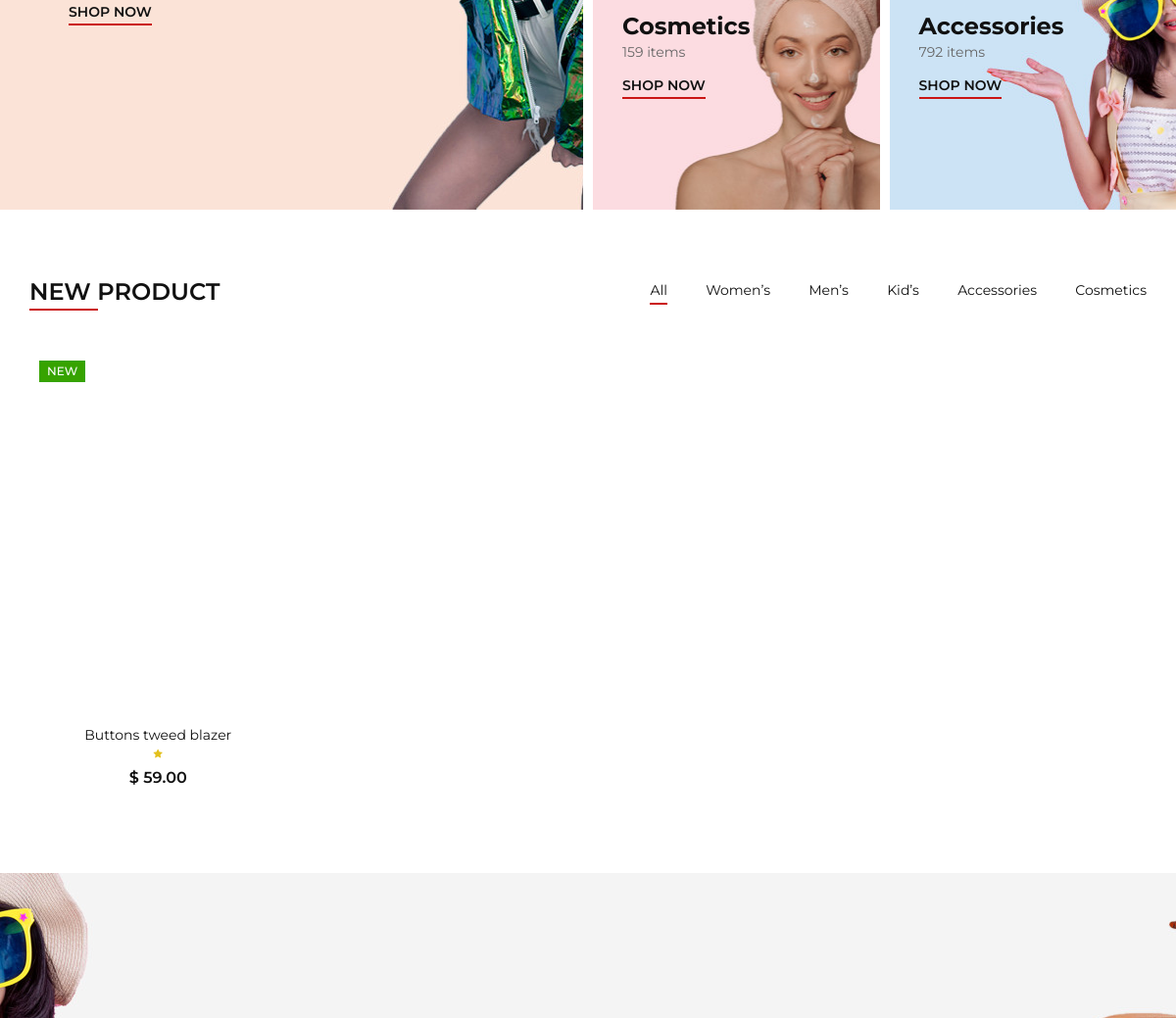
The app's page / (middle part), older data.
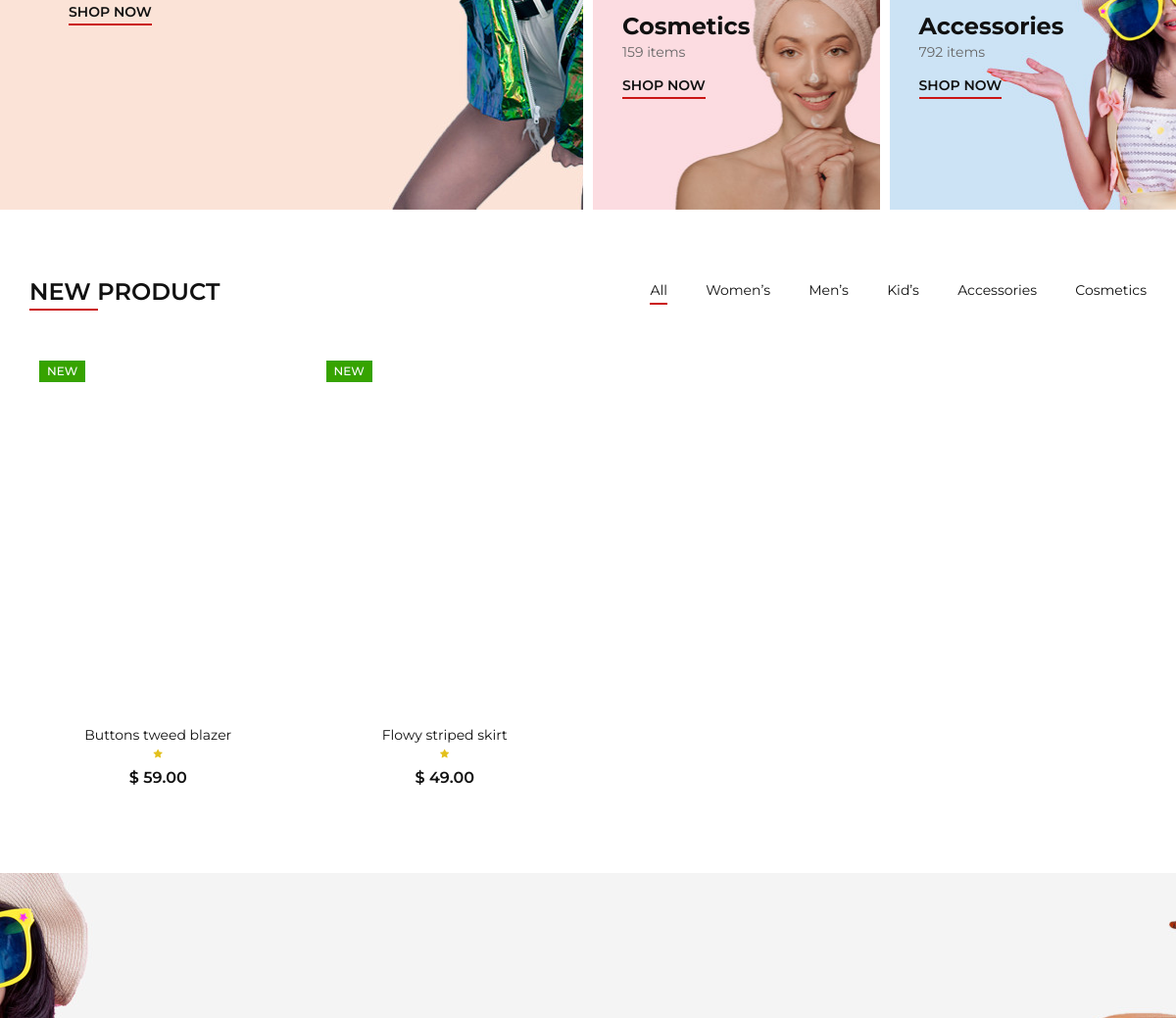
The same page, newer data.
### pages/models.py (models this page shows, shortened)
class Product(models.Model):
    CATEGORY_CHOICES = [
        ('Men','Men'),
        ('Women','Women'),
        ('Kids','Kids'),
        ('Accesories','Accesories'),
        ('Cosmetic','Cosmetic')
    ]
    product_name = models.CharField(max_length=200)
    category = models.CharField(max_length=50, choices=CATEGORY_CHOICES, default='Accesories')
    product_details = models.TextField(max_length=500)
    price = models.DecimalField(max_digits=10 ,decimal_places=2)
    discount = models.DecimalField(max_digits=2, decimal_places=1)
    rating = models.IntegerField()
    image = models.ImageField(upload_to = 'product_images')

### pages/views.py (the view)
# urls.py: 2. Add a URL to urlpatterns:  path('', views.home, name='home')
def home(request):
    context = {
        'title':'Home',
        'products': Product.objects.all()
    }
    return render(request, 'pages/index.html', context)

### pages/templates/pages/index.html (shortened to what this page needs)
{% extends 'base.html'%}
{% load static %}
{% block content %}
<section class="categories">
    <div class="container-fluid">
        <div class="row">
            <div class="col-lg-6 p-0">
                <div class="categories__item categories__large__item set-bg"
                    data-setbg="{% static 'img/categories/category-1.jpg' %}">
                    <div class="categories__text">
                        <a href="#">Shop now</a>
                    </div>
                </div>
            </div>
            <div class="col-lg-6">
                <div class="row">
                    <div class="col-lg-6 col-md-6 col-sm-6 p-0">
                        <div class="categories__item set-bg" data-setbg="{% static 'img/categories/category-4.jpg' %}">
                            <div class="categories__text">
                                <h4>Cosmetics</h4>
                                <p>159 items</p>
                                <a href="#">Shop now</a>
                            </div>
                        </div>
                    </div>
                    <div class="col-lg-6 col-md-6 col-sm-6 p-0">
                        <div class="categories__item set-bg" data-setbg="{% static 'img/categories/category-5.jpg' %}">
                            <div class="categories__text">
                                <h4>Accessories</h4>
                                <p>792 items</p>
                                <a href="#">Shop now</a>
                            </div>
                        </div>
                    </div>
                </div>
            </div>
        </div>
    </div>
</section>
<section class="product spad">
    <div class="container">
        <div class="row">
            <div class="col-lg-4 col-md-4">
                <div class="section-title">
                    <h4>New product</h4>
                </div>
            </div>
            <div class="col-lg-8 col-md-8">
                <ul class="filter__controls">
                    <li class="active" data-filter="*">All</li>
                    <li data-filter=".Women">Women’s</li>
                    <li data-filter=".Men">Men’s</li>
                    <li data-filter=".Kids">Kid’s</li>
                    <li data-filter=".Accessories">Accessories</li>
                    <li data-filter=".Cosmetic">Cosmetics</li>
                </ul>
            </div>
        </div>
        <div class="row property__gallery">
            {% for product in products %}
            <div class="col-lg-3 col-md-4 col-sm-6 mix {{ product.category }}">
                <div class="product__item">
                    <div class="product__item__pic set-bg" data-setbg="{{ product.image.url }}">
                        <div class="label new">New</div>
                        <ul class="product__hover">
                        </ul>
                    </div>
                    <div class="product__item__text">
                        <h6><a href="#">{{ product.product_name }}</a></h6>
                        <div class="rating">
                            <i class="fa fa-star"></i>
                        </div>
                        <div class="product__price">$ {{ product.price }}</div>
                    </div>
                </div>
            </div>
            {% endfor %}
        </div>
    </div>
</section>
<section class="banner set-bg" data-setbg="{% static 'img/banner/banner-1.jpg' %}">
    <div class="container">
        <div class="row">
            <div class="col-xl-7 col-lg-8 m-auto">
                <div class="banner__slider owl-carousel">
                </div>
            </div>
        </div>
    </div>
</section>
{% endblock content %}

### pages/templates/base.html (shortened to what this page needs)
{% load static %}
<!DOCTYPE html>
<html lang="en">
<head>
    <link rel="stylesheet" href="{% static 'css/bootstrap.min.css' %}" type="text/css">
    <link rel="stylesheet" href="{% static 'css/font-awesome.min.css' %}" type="text/css">
    <link rel="stylesheet" href="{% static 'css/elegant-icons.css' %}" type="text/css">
    <link rel="stylesheet" href="{% static 'css/jquery-ui.min.css' %}" type="text/css">
    <link rel="stylesheet" href="{% static 'css/magnific-popup.css' %}" type="text/css">
    <link rel="stylesheet" href="{% static 'css/owl.carousel.min.css' %}" type="text/css">
    <link rel="stylesheet" href="{% static 'css/slicknav.min.css' %}" type="text/css">
    <link rel="stylesheet" href="{% static 'css/style.css' %}" type="text/css">
</head>
<body>
    {% block content %}
    {% endblock content %}
</body>
</html>

### pages/static/css/style.css (style rules this page uses)
html, body { height: 100%; font-family: "Montserrat", sans-serif; -webkit-font-smoothing: antialiased; }
h1, h2, h3, h4, h5, h6 { margin: 0; color: #111111; font-weight: 400; font-family: "Montserrat", sans-serif; }
h4 { font-size: 24px; }
h6 { font-size: 16px; }
p { font-size: 14px; font-family: "Montserrat", sans-serif; color: #666666; font-weight: 400; line-height: 24px; margin: 0 0 15px 0; }
ul, ol { padding: 0; margin: 0; }
.section-title { margin-bottom: 45px; }
.section-title h4 { color: #111111; font-weight: 600; text-transform: uppercase; position: relative; display: inline-block; }
.section-title h4:after { position: absolute; left: 0; bottom: -4px; height: 2px; width: 70px; background: #ca1515; content: ""; }
.set-bg { background-repeat: no-repeat; background-size: cover; background-position: top center; }
.spad { padding-top: 100px; padding-bottom: 100px; }
.banner { height: 500px; }
.banner__slider { text-align: center; padding: 150px 0 0; }
.categories { overflow: hidden; margin-top: 10px; }
.categories .container-fluid { padding-right: 5px; }
.categories__item { height: 314px; display: -webkit-box; display: -ms-flexbox; display: flex; -webkit-box-align: center; -ms-flex-align: center; align-items: center; padding-left: 30px; margin-bottom: 10px; margin-right: 10px; }
.categories__item.categories__large__item { height: 638px; padding-left: 70px; }
.categories__item.categories__large__item .categories__text { max-width: 480px; }
.categories__text h4 { color: #111111; font-weight: 700; }
.categories__text p { margin-bottom: 10px; }
.categories__text a { font-size: 14px; color: #111111; text-transform: uppercase; font-weight: 600; position: relative; padding: 0 0 3px; display: inline-block; }
.categories__text a:after { position: absolute; left: 0; bottom: 0; height: 2px; width: 100%; background: #ca1515; content: ""; }
.product { padding-top: 60px; padding-bottom: 50px; }
.filter__controls { text-align: right; margin-bottom: 50px; }
.filter__controls li { font-size: 14px; list-style: none; display: inline-block; color: #111111; margin-right: 35px; position: relative; cursor: pointer; }
.filter__controls li.active:after { opacity: 1; }
.filter__controls li:after { position: absolute; left: 0; bottom: -4px; height: 2px; width: 100%; background: #ca1515; content: ""; opacity: 0; }
.filter__controls li:last-child { margin-right: 0; }
.product__item { margin-bottom: 35px; }
.product__item__pic { height: 360px; position: relative; overflow: hidden; }
.product__item__pic .label { font-size: 12px; color: #ffffff; font-weight: 500; display: inline-block; padding: 2px 8px; text-transform: uppercase; position: absolute; left: 10px; top: 10px; }
.product__item__pic .label.new { background: #36a300; }
.product__hover { position: absolute; left: 0; width: 100%; bottom: 30px; text-align: center; }
.product__item__text { text-align: center; padding-top: 22px; }
.product__item__text h6 a { font-size: 14px; color: #111111; }
.product__item__text .rating { line-height: 18px; margin-bottom: 5px; }
.product__item__text .rating i { font-size: 10px; color: #e3c01c; margin-right: -4px; }
.product__item__text .rating i:last-child { margin-right: 0; }
.product__item__text .product__price { color: #111111; font-weight: 600; }
@media only screen and (min-width: 1200px) { .container { max-width: 1170px; } }

Row changes from the older to the newer data that the page shows:
added Product: product_name "Flowy striped skirt", price "49.00"
